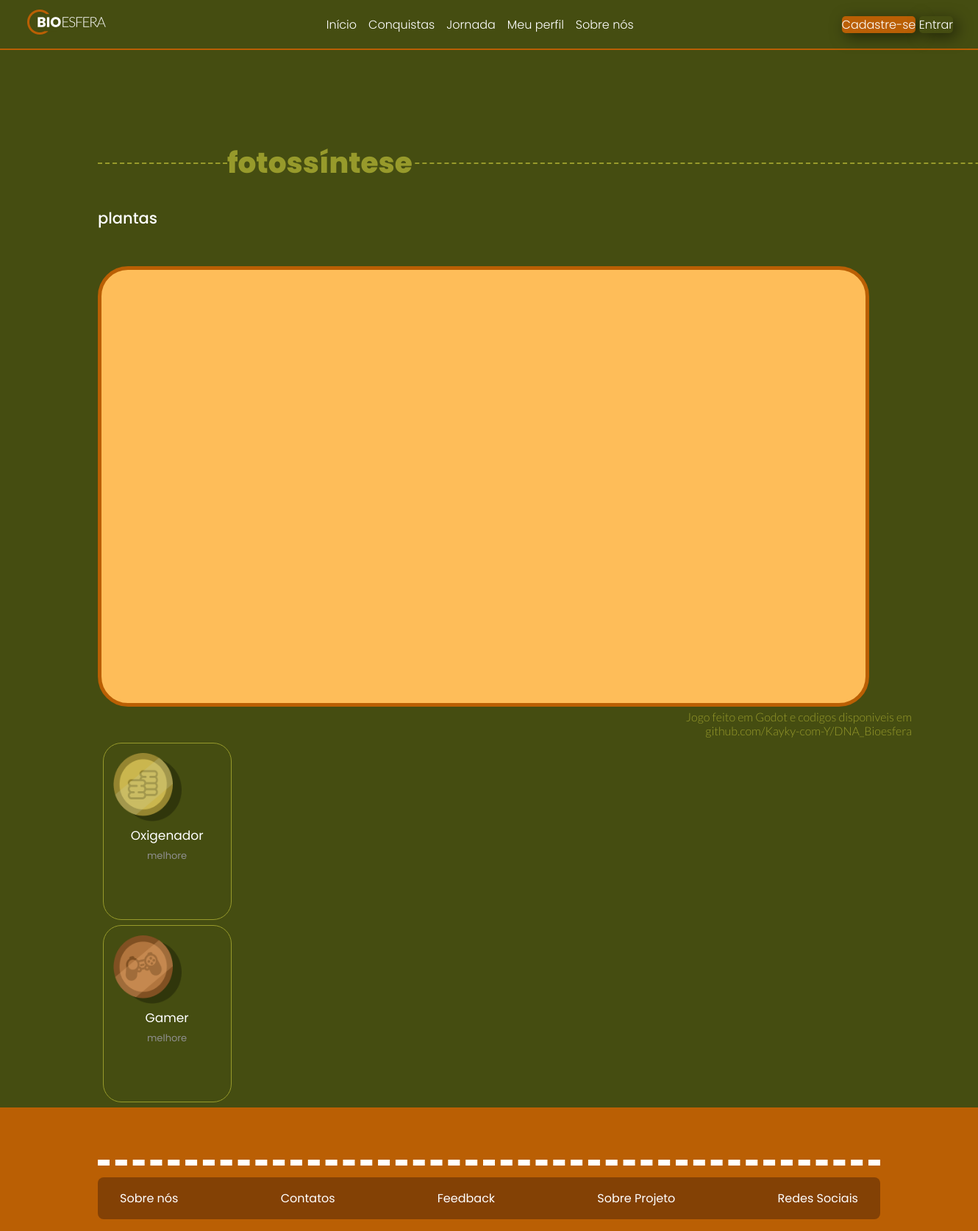
The app's page /jornada/2 (signed in) with its own data.
### BioEsfera/models.py (models this page shows, shortened)
class Jogo(models.Model):
    titulo = models.CharField(max_length=150,  unique=True)
    descricao = models.TextField(max_length=1000)
    url = models.CharField(max_length=300)
    imagem = models.ImageField(upload_to='images/', null=True, blank=True)

class Conquista(models.Model):
    titulo = models.CharField(max_length=150,  unique=True)
    descricao = models.TextField(max_length=1000)
    dica = models.TextField(max_length=1000)
    imagem = models.ImageField(upload_to='images/', null=True, blank= True)
    jogo = models.ForeignKey(Jogo, on_delete=models.CASCADE)

### BioEsfera/views.py (the view)
# urls.py: path('jornada/<int:jogo_id>', jogos, name='jogos'),
@login_required
def jogos(request, jogo_id):
    jogo_selecionado = Jogo.objects.get(id=jogo_id)
    conquista = Conquista.objects.filter(jogo = jogo_id)
    contexto ={
        'jogo': jogo_selecionado,
        'conquistas': conquista,
    }
    return render(request, 'BioEsfera/jogos.html', contexto)

### BioEsfera/templates/BioEsfera/jogos.html (shortened to what this page needs)
{% extends 'BioEsfera/base.html'%}
{% load static %}
{% block parte_central %}
    <link rel="stylesheet" href="{% static 'css/jogo.css' %}" />
  </head>
    <div class="div_principal">
      <div id="espaçamento">
        <div class="inicio"></div>
        <p class="letreiros">{{jogo.titulo}}</p>
        <div class="fim"></div>
      </div>
      <div>
        <p class="texto">
          <span class="texto_destaque">{{jogo.descricao}}
        </p>
        <iframe
          width="1031"
          height="581"
          src={{jogo.url}}
          title="DNA, ácidos nucleicos"
          frameborder="0"
          allow="accelerometer; autoplay; clipboard-write; encrypted-media; gyroscope; picture-in-picture; web-share; cross-origin-isolated"
          allowfullscreen
          Cross-Origin-Embedder-Policy: require-corp
        ></iframe>
        <p class="subtexto">
          Jogo feito em Godot e codigos disponiveis em
        </p>
        <p class="subtexto">github.com/Kayky-com-Y/DNA_Bioesfera</p>
        {% for conquista in conquistas %}
          <div class="div_medalhas">
            <img class="img_conquista" src={{conquista.imagem.url}}>
            <p class="p_titulo">{{conquista.titulo}}</p>
            <p class="p_dica">{{conquista.dica}}</p>
          </div>
        {% endfor %}
      </div>
    </div>
{% endblock %}

### static/css/general.css (style rules this page uses)
:root { --lite_green: #979a2b; --slime_green: #878c26; --dark_green: #454d11; --yellow: #eeb153; --lite_yellow: #febd59; --lite_orange: #eb8f32; --orange: #c16100; --past_orange: #ba5f04; --dark_orange: #834105; }
body { padding: 0; margin: 0; display: flex; flex-direction: column; overflow-x: hidden; }

### static/css/jogo.css (style rules this page uses)
:root { --lite_green: #979a2b; --slime_green: #878c26; --dark_green: #454d11; --yellow: #eeb153; --lite_yellow: #febd59; --lite_orange: #eb8f32; --orange: #c16100; --past_orange: #ba5f04; --dark_orange: #834105; }
body { background-color: var(--dark_green); padding: 0; width: 100%; }
.div_principal { margin-left: 10vw; }
.inicio { height: 29px; border-bottom: 2px; border-bottom-style: dashed; border-color: var(--lite_green); width: 176px; }
.letreiros { font-family: Poppins; font-weight: 800; color: var(--lite_green); font-size: 39px; margin: 0; display: block; background-color: var(--dark_green); z-index: 1; }
.fim { height: 29px; border-bottom: 2px; border-bottom-style: dashed; border-color: var(--lite_green); width: 100%; position: absolute; }
#espaçamento { display: flex; justify-content: first baseline; align-items: flex-start; height: 59px; margin-top: 124px; }
.texto_destaque { font-family: Poppins; font-weight: 500; font-size: 21px; }
.texto { color: #fff; font-family: Lato; font-size: 19px; font-style: normal; font-weight: 300; line-height: normal; text-align: left; margin: 30px 0 50px 0; }
.subtexto { color: var(--lite_green); font-family: Lato; font-size: 16px; font-style: normal; font-weight: 300; line-height: normal; text-align: right; padding-right: 90px; margin: 0; }
iframe { border-radius: 41px; border-radius: 41px; border: 5px solid var(--past_orange); background-color: var(--lite_yellow); padding: 4px; }
.div_medalhas { border-radius: 25px; border: 0.5px solid rgb(151, 154, 43); width: 13vw; height: 18vw; margin: 0.5vw; }
.img_conquista { width: 7vw; height: 7vw; padding-left: 1vw; padding-top: 1vw; }
p { font-family:"Poppins", sans-serif; }
.p_titulo { font-size: 17px; text-align: center; color: white; margin-top: 2px; margin-bottom: 5px; }
.p_dica { color: #8F8F8F; margin-top: 2px; font-size: 13px; text-align: center; }

### records on screen
Jogo: titulo "fotossíntese", descricao "plantas"
Conquista: imagem (picture), titulo "Oxigenador", dica "melhore"
Conquista: imagem (picture), titulo "Gamer", dica "melhore"
